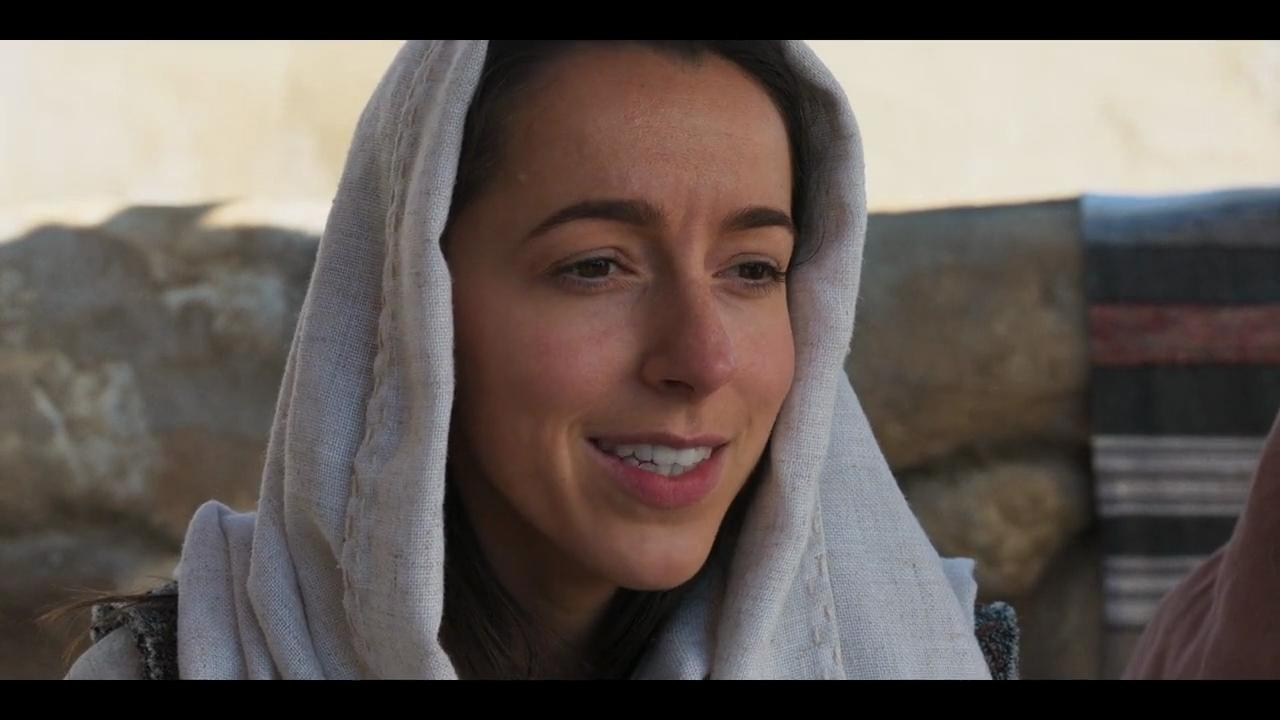
#> input picture test/test_data/marie.jpeg, 1280 x 720 px
$ python main.py
#> lines starting #> are read from the running program, lines starting #| are printed output that depends on the picture
import cv2
import numpy as np
import onnxruntime as ort
import json
from config.warp_templates import WARP_TEMPLATES
from config.models import MODELS
import time


def estimate_matrix_by_face_landmark_5(face_landmark_5, warp_template, crop_size):
	normed_warp_template = WARP_TEMPLATES.get(warp_template) * crop_size
	affine_matrix = cv2.estimateAffinePartial2D(face_landmark_5, normed_warp_template, method = cv2.RANSAC, ransacReprojThreshold = 100)[0]
	return affine_matrix

def warp_face_by_face_landmark_5(temp_vision_frame, face_landmark_5, warp_template, crop_size):
	affine_matrix = estimate_matrix_by_face_landmark_5(face_landmark_5, warp_template, crop_size)
	crop_vision_frame = cv2.warpAffine(temp_vision_frame, affine_matrix, crop_size, borderMode = cv2.BORDER_REPLICATE, flags = cv2.INTER_AREA)
	return crop_vision_frame, affine_matrix

def create_static_box_mask(crop_size, face_mask_blur, face_mask_padding):
	blur_amount = int(crop_size[0] * 0.5 * face_mask_blur)
	blur_area = max(blur_amount // 2, 1)
	box_mask = np.ones(crop_size).astype(np.float32)
	box_mask[:max(blur_area, int(crop_size[1] * face_mask_padding[0] / 100)), :] = 0
	box_mask[-max(blur_area, int(crop_size[1] * face_mask_padding[2] / 100)):, :] = 0
	box_mask[:, :max(blur_area, int(crop_size[0] * face_mask_padding[3] / 100))] = 0
	box_mask[:, -max(blur_area, int(crop_size[0] * face_mask_padding[1] / 100)):] = 0
	if blur_amount > 0:
		box_mask = cv2.GaussianBlur(box_mask, (0, 0), blur_amount * 0.25)
	return box_mask

def forward_occlude_face(prepare_vision_frame):
	model_path = MODELS["face_occluder"]["path"]
	session = ort.InferenceSession(model_path)
	occlusion_mask = session.run(None,
		{
			'input': prepare_vision_frame
		})[0][0]

	return occlusion_mask

def create_occlusion_mask(crop_vision_frame):
	model_size = MODELS["face_occluder"]["size"]
	prepare_vision_frame = cv2.resize(crop_vision_frame, model_size)
	prepare_vision_frame = np.expand_dims(prepare_vision_frame, axis=(0)).astype(np.float32) / 255
	# print(prepare_vision_frame.shape)
	# print(prepare_vision_frame)
	# prepare_vision_frame = prepare_vision_frame.transpose(0, 1, 2, 3)
	occlusion_mask = forward_occlude_face(prepare_vision_frame)
	occlusion_mask = occlusion_mask.transpose(0, 1, 2).clip(0, 1).astype(np.float32)
	occlusion_mask = cv2.resize(occlusion_mask, crop_vision_frame.shape[:2][::-1])
	occlusion_mask = (cv2.GaussianBlur(occlusion_mask.clip(0, 1), (0, 0), 5).clip(0.5, 1) - 0.5) * 2
	return occlusion_mask

def prepare_crop_frame(crop_vision_frame):
	crop_vision_frame = crop_vision_frame[:, :, ::-1] / 255.0
	crop_vision_frame = (crop_vision_frame - 0.5) / 0.5
	crop_vision_frame = np.expand_dims(crop_vision_frame.transpose(2, 0, 1), axis = 0).astype(np.float32)
	return crop_vision_frame

def forward(crop_vision_frame):
	model_path = MODELS["gfpgan_1.4"]["path"]
	session = ort.InferenceSession(model_path)
	crop_vision_frame = session.run(None,
		{
			'input': crop_vision_frame
		})[0][0]

	return crop_vision_frame

def blend_frame(temp_vision_frame, paste_vision_frame):
	face_enhancer_blend = 1 - (0.8)
	temp_vision_frame = cv2.addWeighted(temp_vision_frame, face_enhancer_blend, paste_vision_frame, 1 - face_enhancer_blend, 0)
	return temp_vision_frame

def normalize_crop_frame(crop_vision_frame):
	crop_vision_frame = np.clip(crop_vision_frame, -1, 1)
	crop_vision_frame = (crop_vision_frame + 1) / 2
	crop_vision_frame = crop_vision_frame.transpose(1, 2, 0)
	crop_vision_frame = (crop_vision_frame * 255.0).round()
	crop_vision_frame = crop_vision_frame.astype(np.uint8)[:, :, ::-1]
	return crop_vision_frame

def paste_back(temp_vision_frame, crop_vision_frame, crop_mask, affine_matrix):
	inverse_matrix = cv2.invertAffineTransform(affine_matrix)
	temp_size = temp_vision_frame.shape[:2][::-1]
	inverse_mask = cv2.warpAffine(crop_mask, inverse_matrix, temp_size).clip(0, 1)
	inverse_vision_frame = cv2.warpAffine(crop_vision_frame, inverse_matrix, temp_size, borderMode = cv2.BORDER_REPLICATE)
	paste_vision_frame = temp_vision_frame.copy()
	paste_vision_frame[:, :, 0] = inverse_mask * inverse_vision_frame[:, :, 0] + (1 - inverse_mask) * temp_vision_frame[:, :, 0]
	paste_vision_frame[:, :, 1] = inverse_mask * inverse_vision_frame[:, :, 1] + (1 - inverse_mask) * temp_vision_frame[:, :, 1]
	paste_vision_frame[:, :, 2] = inverse_mask * inverse_vision_frame[:, :, 2] + (1 - inverse_mask) * temp_vision_frame[:, :, 2]
	return paste_vision_frame, inverse_mask

if __name__ == '__main__':
    # Load the image
    start_time = time.time()

    target_vision_frame = cv2.imread('test/test_data/marie.jpeg')
#> target_vision_frame is the input picture: shape (720, 1280, 3); mean B, G, R 85.2, 90.2, 99.5

    # load results from the face analyzer
    with open('test/test_data/analyser_response.json', 'r') as file:
#> (reads test/test_data/analyser_response.json from the repository)
        analyser_response = json.load(file)

    # As input, the face enhancer requires a face image and the face landmarks of the face in the image.
    temp_vision_frame = np.array(analyser_response['output_image_data']["bounding_box"])
    face_landmark_5 = np.array(analyser_response['output_image_data']["landmark_set"]["5"])

    model_template = MODELS["gfpgan_1.4"]['template']
    model_size = MODELS["gfpgan_1.4"]['size']

    crop_vision_frame, affine_matrix = warp_face_by_face_landmark_5(target_vision_frame, face_landmark_5,  model_template, model_size)
#> in warp_face_by_face_landmark_5, `crop_vision_frame = cv2.warpAffine(temp_vision_frame, affine_matrix, c..`:
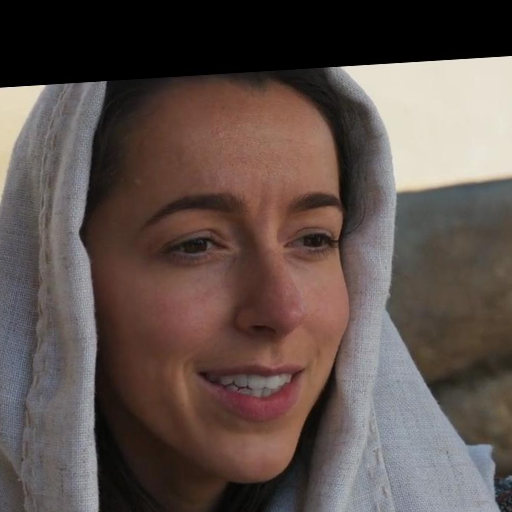
#> crop_vision_frame: shape (512, 512, 3); mean B, G, R 75.9, 80.7, 94.2
#> affine_matrix = [[0.744, 0.046, -258.8], [-0.046, 0.744, 73.67]]
    box_mask = create_static_box_mask(crop_vision_frame.shape[:2][::-1], 0.3, [0,0,0,0])
    crop_masks = [
        box_mask
    ]
    # Do we want the choice between occlusion and region?
    occlusion_mask = create_occlusion_mask(crop_vision_frame)
#> (the run stopped early here; a loop or call above may not have finished)
